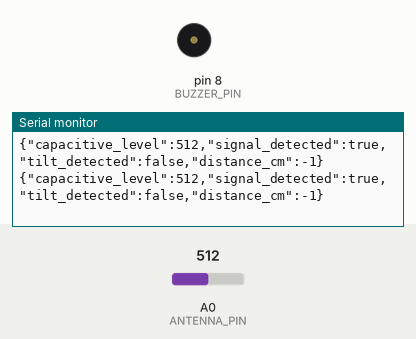
This sketch was run on a simulated Arduino Uno, built with avr-gcc and run on an emulated ATmega328P. Shown: buzzer (waves = sounding, pin HIGH), the last lines printed to the serial monitor. The test bench sets the inputs (shaded band); at power-on: A0 (ANTENNA_PIN) = 512.

Above: at 1.3 s.
1.4 s: A0 (ANTENNA_PIN) set to 837
At 1.9 s:
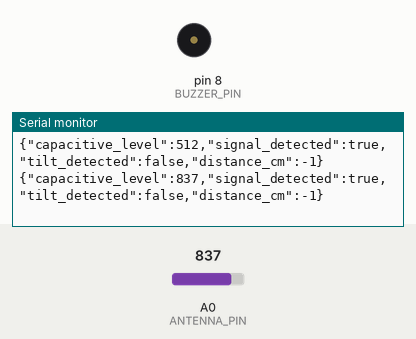
2.9 s: A0 (ANTENNA_PIN) set to 860
At 3.4 s:
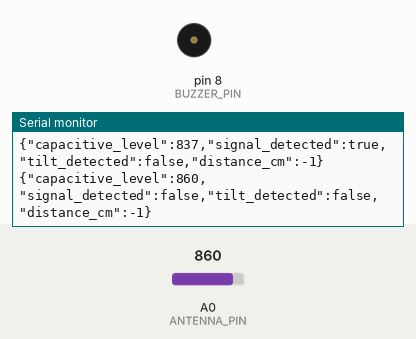

Measured:
- the behaviour switches between 850 and 851 on A0 (ANTENNA_PIN) (found by bisection; images 1 and 2)
- after the input at 1.4 s, the serial monitor: prints a new line after 0.11 s (image 1)
- after the input at 2.9 s, the serial monitor: prints a new line after 0.11 s (image 2)

The sketch:

context_node.ino
```cpp
// Kit-only context sensor node. It does not measure or clear voltage.
const byte ANTENNA_PIN = A0;
const byte TILT_PIN = 3;
const byte BUZZER_PIN = 8;
const byte TRIG_PIN = 9;
const byte ECHO_PIN = 10;
const int SIGNAL_DETECTED_THRESHOLD = 850;
const int ZONE_DISTANCE_CM = 80;

long distanceCm() {
  digitalWrite(TRIG_PIN, LOW);
  delayMicroseconds(2);
  digitalWrite(TRIG_PIN, HIGH);
  delayMicroseconds(10);
  digitalWrite(TRIG_PIN, LOW);
  long duration = pulseIn(ECHO_PIN, HIGH, 25000);
  return duration ? duration * 0.0343 / 2 : -1;
}

void printReading(int capacitiveLevel, bool tilted, long distance) {
  Serial.print(F("{\"capacitive_level\":"));
  Serial.print(capacitiveLevel);
  Serial.print(F(",\"signal_detected\":"));
  Serial.print(capacitiveLevel <= SIGNAL_DETECTED_THRESHOLD ? F("true") : F("false"));
  Serial.print(F(",\"tilt_detected\":"));
  Serial.print(tilted ? F("true") : F("false"));
  Serial.print(F(",\"distance_cm\":"));
  Serial.print(distance);
  Serial.println(F("}"));
}

void setup() {
  Serial.begin(115200);
  pinMode(TILT_PIN, INPUT_PULLUP);
  pinMode(BUZZER_PIN, OUTPUT);
  pinMode(TRIG_PIN, OUTPUT);
  pinMode(ECHO_PIN, INPUT);
}

void loop() {
  int capacitiveLevel = analogRead(ANTENNA_PIN);
  printReading(capacitiveLevel, false, -1);
  delay(500);
}
```
